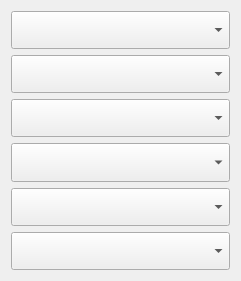
    <widget class="QWidget" name="verticalLayoutWidget_7">
     <property name="geometry">
      <rect>
       <x>450</x>
       <y>480</y>
       <width>241</width>
       <height>281</height>
      </rect>
     </property>
     <layout class="QVBoxLayout" name="verticalLayout_11">
      <item>
       <widget class="QComboBox" name="cmbGastos1">
        <property name="sizePolicy">
         <sizepolicy hsizetype="Preferred" vsizetype="Expanding">
          <horstretch>0</horstretch>
          <verstretch>0</verstretch>
         </sizepolicy>
        </property>
        <property name="font">
         <font>
          <pointsize>16</pointsize>
         </font>
        </property>
       </widget>
      </item>
      <item>
       <widget class="QComboBox" name="cmbGastos2">
        <property name="sizePolicy">
         <sizepolicy hsizetype="Preferred" vsizetype="Expanding">
          <horstretch>0</horstretch>
          <verstretch>0</verstretch>
         </sizepolicy>
        </property>
        <property name="font">
         <font>
          <pointsize>16</pointsize>
         </font>
        </property>
       </widget>
      </item>
      <item>
       <widget class="QComboBox" name="cmbGastos3">
        <property name="sizePolicy">
         <sizepolicy hsizetype="Preferred" vsizetype="Expanding">
          <horstretch>0</horstretch>
          <verstretch>0</verstretch>
         </sizepolicy>
        </property>
        <property name="font">
         <font>
          <pointsize>16</pointsize>
         </font>
        </property>
       </widget>
      </item>
      <item>
       <widget class="QComboBox" name="cmbGastos4">
        <property name="sizePolicy">
         <sizepolicy hsizetype="Preferred" vsizetype="Expanding">
          <horstretch>0</horstretch>
          <verstretch>0</verstretch>
         </sizepolicy>
        </property>
        <property name="font">
         <font>
          <pointsize>16</pointsize>
         </font>
        </property>
       </widget>
      </item>
      <item>
       <widget class="QComboBox" name="cmbGastos5">
        <property name="sizePolicy">
         <sizepolicy hsizetype="Expanding" vsizetype="Expanding">
          <horstretch>0</horstretch>
          <verstretch>0</verstretch>
         </sizepolicy>
        </property>
        <property name="font">
         <font>
          <pointsize>16</pointsize>
         </font>
        </property>
       </widget>
      </item>
      <item>
       <widget class="QComboBox" name="cmbGastos6">
        <property name="sizePolicy">
         <sizepolicy hsizetype="Expanding" vsizetype="Expanding">
          <horstretch>0</horstretch>
          <verstretch>0</verstretch>
         </sizepolicy>
        </property>
        <property name="font">
         <font>
          <pointsize>16</pointsize>
         </font>
        </property>
       </widget>
      </item>
     </layout>
    </widget>
